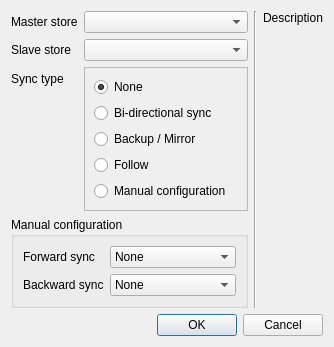
<?xml version="1.0" encoding="UTF-8"?>
<ui version="4.0">
 <class>SyncEdit</class>
 <widget class="QDialog" name="SyncEdit">
  <property name="windowTitle">
   <string>Dialog</string>
  </property>
  <layout class="QVBoxLayout" name="verticalLayout_3">
   <item>
    <layout class="QHBoxLayout" name="horizontalLayout">
     <item>
      <layout class="QVBoxLayout" name="verticalLayout_2">
       <item>
        <layout class="QFormLayout" name="formLayout">
         <item row="0" column="0">
          <widget class="QLabel" name="label_3">
           <property name="text">
            <string>Master store</string>
           </property>
          </widget>
         </item>
         <item row="1" column="0">
          <widget class="QLabel" name="label_4">
           <property name="text">
            <string>Slave store</string>
           </property>
          </widget>
         </item>
         <item row="2" column="0">
          <widget class="QLabel" name="label_5">
           <property name="text">
            <string>Sync type</string>
           </property>
          </widget>
         </item>
         <item row="2" column="1">
          <widget class="QFrame" name="profileFrame">
           <property name="frameShape">
            <enum>QFrame::StyledPanel</enum>
           </property>
           <property name="frameShadow">
            <enum>QFrame::Raised</enum>
           </property>
           <layout class="QVBoxLayout" name="verticalLayout">
            <item>
             <widget class="QRadioButton" name="noneProfile">
              <property name="text">
               <string>None</string>
              </property>
              <property name="checked">
               <bool>true</bool>
              </property>
             </widget>
            </item>
            <item>
             <widget class="QRadioButton" name="biDirProfile">
              <property name="text">
               <string>Bi-directional sync</string>
              </property>
             </widget>
            </item>
            <item>
             <widget class="QRadioButton" name="backupProfile">
              <property name="text">
               <string>Backup / Mirror</string>
              </property>
             </widget>
            </item>
            <item>
             <widget class="QRadioButton" name="followProfile">
              <property name="text">
               <string>Follow</string>
              </property>
             </widget>
            </item>
            <item>
             <widget class="QRadioButton" name="manualProfile">
              <property name="text">
               <string>Manual configuration</string>
              </property>
             </widget>
            </item>
           </layout>
          </widget>
         </item>
         <item row="0" column="1">
          <widget class="QComboBox" name="masterStore"/>
         </item>
         <item row="1" column="1">
          <widget class="QComboBox" name="slaveStore"/>
         </item>
        </layout>
       </item>
       <item>
        <widget class="QGroupBox" name="manualGroup">
         <property name="sizePolicy">
          <sizepolicy hsizetype="Preferred" vsizetype="Preferred">
           <horstretch>0</horstretch>
           <verstretch>0</verstretch>
          </sizepolicy>
         </property>
         <property name="title">
          <string>Manual configuration</string>
         </property>
         <layout class="QFormLayout" name="formLayout_2">
          <item row="0" column="0">
           <widget class="QLabel" name="label">
            <property name="text">
             <string>Forward sync</string>
            </property>
           </widget>
          </item>
          <item row="1" column="0">
           <widget class="QLabel" name="label_2">
            <property name="text">
             <string>Backward sync</string>
            </property>
           </widget>
          </item>
          <item row="0" column="1">
           <widget class="QComboBox" name="forwardType">
            <item>
             <property name="text">
              <string>None</string>
             </property>
            </item>
            <item>
             <property name="text">
              <string>Fast forward</string>
             </property>
            </item>
            <item>
             <property name="text">
              <string>Pick newest</string>
             </property>
            </item>
            <item>
             <property name="text">
              <string>Three-way merge</string>
             </property>
            </item>
           </widget>
          </item>
          <item row="1" column="1">
           <widget class="QComboBox" name="backwardType">
            <item>
             <property name="text">
              <string>None</string>
             </property>
            </item>
            <item>
             <property name="text">
              <string>Fast forward</string>
             </property>
            </item>
            <item>
             <property name="text">
              <string>Pick newest</string>
             </property>
            </item>
            <item>
             <property name="text">
              <string>Three-way merge</string>
             </property>
            </item>
           </widget>
          </item>
         </layout>
        </widget>
       </item>
      </layout>
     </item>
     <item>
      <widget class="Line" name="line">
       <property name="orientation">
        <enum>Qt::Vertical</enum>
       </property>
      </widget>
     </item>
     <item>
      <widget class="QLabel" name="description">
       <property name="sizePolicy">
        <sizepolicy hsizetype="Preferred" vsizetype="Preferred">
         <horstretch>0</horstretch>
         <verstretch>0</verstretch>
        </sizepolicy>
       </property>
       <property name="text">
        <string>Description</string>
       </property>
       <property name="alignment">
        <set>Qt::AlignLeading|Qt::AlignLeft|Qt::AlignTop</set>
       </property>
      </widget>
     </item>
    </layout>
   </item>
   <item>
    <widget class="QDialogButtonBox" name="buttonBox">
     <property name="orientation">
      <enum>Qt::Horizontal</enum>
     </property>
     <property name="standardButtons">
      <set>QDialogButtonBox::Cancel|QDialogButtonBox::Ok</set>
     </property>
    </widget>
   </item>
  </layout>
 </widget>
 <resources/>
 <connections>
  <connection>
   <sender>buttonBox</sender>
   <signal>accepted()</signal>
   <receiver>SyncEdit</receiver>
   <slot>accept()</slot>
   <hints>
    <hint type="sourcelabel">
     <x>227</x>
     <y>447</y>
    </hint>
    <hint type="destinationlabel">
     <x>157</x>
     <y>274</y>
    </hint>
   </hints>
  </connection>
  <connection>
   <sender>buttonBox</sender>
   <signal>rejected()</signal>
   <receiver>SyncEdit</receiver>
   <slot>reject()</slot>
   <hints>
    <hint type="sourcelabel">
     <x>295</x>
     <y>453</y>
    </hint>
    <hint type="destinationlabel">
     <x>286</x>
     <y>274</y>
    </hint>
   </hints>
  </connection>
  <connection>
   <sender>manualProfile</sender>
   <signal>toggled(bool)</signal>
   <receiver>manualGroup</receiver>
   <slot>setVisible(bool)</slot>
   <hints>
    <hint type="sourcelabel">
     <x>219</x>
     <y>182</y>
    </hint>
    <hint type="destinationlabel">
     <x>176</x>
     <y>322</y>
    </hint>
   </hints>
  </connection>
  <connection>
   <sender>masterStore</sender>
   <signal>currentIndexChanged(int)</signal>
   <receiver>SyncEdit</receiver>
   <slot>storesSelected()</slot>
   <hints>
    <hint type="sourcelabel">
     <x>219</x>
     <y>25</y>
    </hint>
    <hint type="destinationlabel">
     <x>350</x>
     <y>237</y>
    </hint>
   </hints>
  </connection>
  <connection>
   <sender>slaveStore</sender>
   <signal>currentIndexChanged(int)</signal>
   <receiver>SyncEdit</receiver>
   <slot>storesSelected()</slot>
   <hints>
    <hint type="sourcelabel">
     <x>219</x>
     <y>58</y>
    </hint>
    <hint type="destinationlabel">
     <x>350</x>
     <y>237</y>
    </hint>
   </hints>
  </connection>
 </connections>
 <slots>
  <slot>storesSelected()</slot>
 </slots>
</ui>
